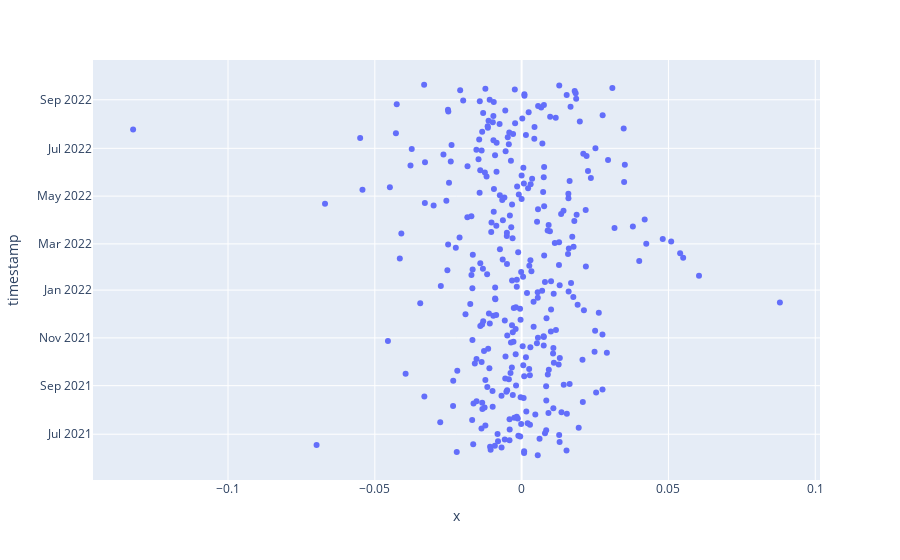

Notebook source saved alongside this figure:
### Code cell
sp500_returns[in_out_list]
fig=px.scatter(sp500_returns[stock],sp500_returns[index_output])
fig.show()

### Figure 1 — Plotly figure (JSON) as saved in the notebook; plotly's stock layout.template omitted (floating-point values rounded to 4 significant figures; data arrays with more than 128 entries replaced by an {"elided": "..."} marker saying what was removed)
{"data": [{"hovertemplate": "x=%{x}<br>timestamp=%{y}<extra></extra>", "legendgroup": "", "marker": {"color": "#636efa", "symbol": "circle"}, "mode": "markers", "name": "", "orientation": "h", "showlegend": false, "type": "scatter", "x": {"elided": "327 float values"}, "xaxis": "x", "y": {"elided": "327 str values"}, "yaxis": "y"}], "layout": {"autosize": true, "legend": {"tracegroupgap": 0}, "margin": {"t": 60}, "xaxis": {"anchor": "y", "autorange": true, "domain": [0, 1], "range": [-0.1458, 0.1015], "title": {"text": "x"}, "type": "linear"}, "yaxis": {"anchor": "x", "autorange": true, "domain": [0, 1], "range": ["2021-04-28 13:02:21.7323", "2022-10-26 18:57:38.2677"], "title": {"text": "timestamp"}, "type": "date"}}}
